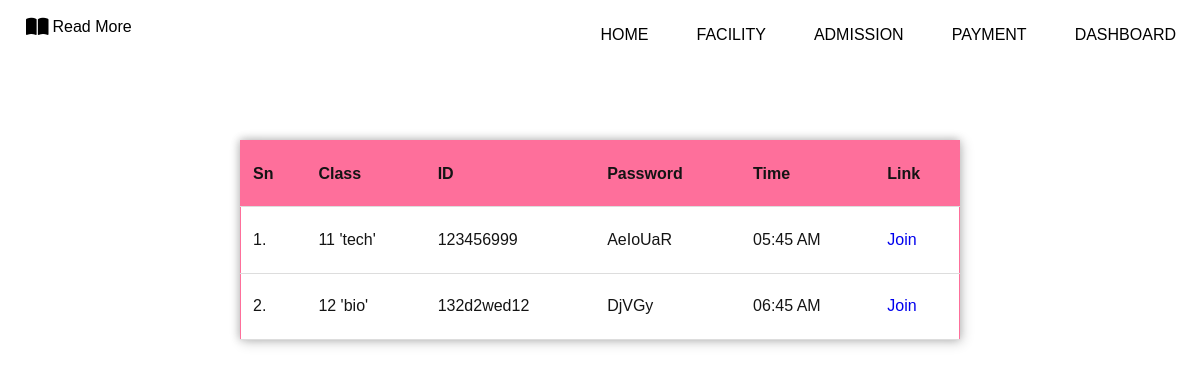
/class, run on the app's committed database.
### home/models.py (models this page shows)
class admin1(models.Model):
    class_id = models.CharField(max_length=122)
    passw = models.CharField(max_length=122)
    time = models.CharField(max_length=122)
    grade = models.CharField(max_length=122)
    link = models.CharField(max_length=122)

### home/views.py (the view)
# urls.py: path("class", views.class1, name='class1'),
def class1(request):
     allclass = admin1.objects.all()
     context1 = {'class2': allclass}
     return render(request,'class.html', context1)

### templates/class.html (shortened to what this page needs)
{% load static %}
<html lang="en">
<head>
    <link rel="stylesheet" href="{% static 'css/style.css' %}">
    <link rel="stylesheet" href="{% static 'css/dashboard.css' %}">
</head>
<body>
    <header class="header" id="header">
        <nav class="nav container">
            <a href="/" class="nav_logo">
                <i class="fa-solid fa-book-open"></i> Read More
            </a>
            <div class="nav_menu" id="nav-menu">
                <ul class="nav_list">
                    <li class="nav_items">
                        <a href="/" class="nav_link">Home</a>
                    </li>
                    <li class="nav_items">
                        <a href="/facility" class="nav_link">Facility</a>
                    </li>
                    <li class="nav_items">
                        <a href="/admission" class="nav_link">Admission</a>
                    </li>
                    <li class="nav_items">
                        <a href="/payment" class="nav_link">Payment</a>
                    </li>
                    <li class="nav_items">
                        <a href="/dashboard" class="nav_link">Dashboard</a>
                    </li>
                </ul>
            </div>
        </nav>
    </header>
    <section class="table section">
        <table style="width:60%">
            <tr id="table-head">
                <th>Sn</th>
                <th>Class</th>
                <th>ID</th>
                <th>Password</th>
                <th>Time</th>
                <th>Link</th>
            </tr>
            {% for admin1 in class2 %}
            <tr class="tr1">
                <td>{{forloop.counter}}.</td>
                <td>{{admin1.grade}}</td>
                <td>{{admin1.class_id}}</td>
                <td>{{admin1.passw}}</td>
                <td>{{admin1.time}}</td>
                <td>
                    <a href="{{admin1.link}}"  target="_blank" >Join</a>
                </td>
            </tr>
            {% endfor %}
        </table>
    </section>
</body>
</html>

### static/css/style.css (style rules this page uses)
:root { --header-height: 3.5rem; --first-color: #fe6f9b; --first-color-alt: #fcb424; --title-color: black; --text-color: #141414; --text-color-light: hsl(219, 4%, 55%); --white-color: #fff; --body-color: white; --container-color: hsl(219, 4%, 7%); --body-font: 'Exo', sans-serif; --h1-font-size: 1.5rem; --h2-font-size: 1.25rem; --h3-font-size: 1rem; --normal-font-size: .938rem; --small-font-size: .813rem; --smaller-font-size: .75rem; --font-medium: 500; --font-semi-bold: 600; --z-tooltip: 10; --z-fixed: 100; }
@media screen and (min-width: 968px) { :root { --h1-font-size: 2.25rem; --h2-font-size: 1.5rem; --h3-font-size: 1.25rem; --normal-font-size: 1rem; --small-font-size: .875rem; --smaller-font-size: .813rem; } }
* { box-sizing: border-box; padding: 0; margin: 0; }
html { scroll-behavior: smooth; }
body { font-family: var(--body-font); font-size: var(--normal-font-size); background-color: var(--body-color); color: var(--text-color); }
h1, h2, h3, { color: var(--title-color); font-weight: var(--font-medium); }
ul { list-style: none; }
a { text-decoration: none; }
.container { max-width: 100%; margin-left: 1.5rem; margin-right: 1.5rem; }
.section { padding: 4.5rem 0 2rem; }
.header { width: 100%; background-color: transparent; position: fixed; top: 0; left: 0; z-index: var(--z-fixed); }
.nav { height: var(--header-height); display: flex; justify-content: space-between; align-items: center; }
.nav_logo, .nav_toggle { color: var(--title-color); display: inline-flex; }
.nav_logo { margin-right: -1rem; align-items: center; column-gap: .25rem; font-weight: var(--font-medium); transition: .3s; }
.nav_logo i { font-size: 1.25rem; }
@media screen and (min-width: 767px) { .section { padding: 7rem 0 2rem; } }
@media screen and (min-width: 767px) { .nav { height: auto; margin-top: 10px; } }
@media screen and (min-width: 767px) { .nav_logo { margin-left: 2px; } }
@media screen and (min-width: 767px) { .nav_list { display: flex; flex-direction: row; column-gap: 3rem; padding-top: 1rem; } }
@media screen and (min-width: 767px) { .nav_link { text-transform: uppercase; color: var(--title-color); font-weight: var(--font-medium); transition: .3s; } }

### static/css/dashboard.css (style rules this page uses)
.table { padding-top: 15rem; }
table { position: absolute; left: 50%; right: 50%; transform: translate(-50%, -50%); border-collapse: collapse; width: 50rem; height: 12.5rem; border: 1px solid var(--first-color); box-shadow: 2px 2px 12px rgba(0, 0, 0, 0.2), -1px -1px 8px rgba(0, 0, 0, 0.2); }
tr { transition: all .2s ease-in; cursor: pointer; }
th, td { padding: 12px; text-align: left; border-bottom: 1px solid #ddd; }
#table-head { background-color: var(--first-color); }

### data on the page
admin1: grade "11 'tech'", class_id "123456999", passw "AeIoUaR", time "05:45 AM"
admin1: grade "12 'bio'", class_id "132d2wed12", passw "DjVGy", time "06:45 AM"
